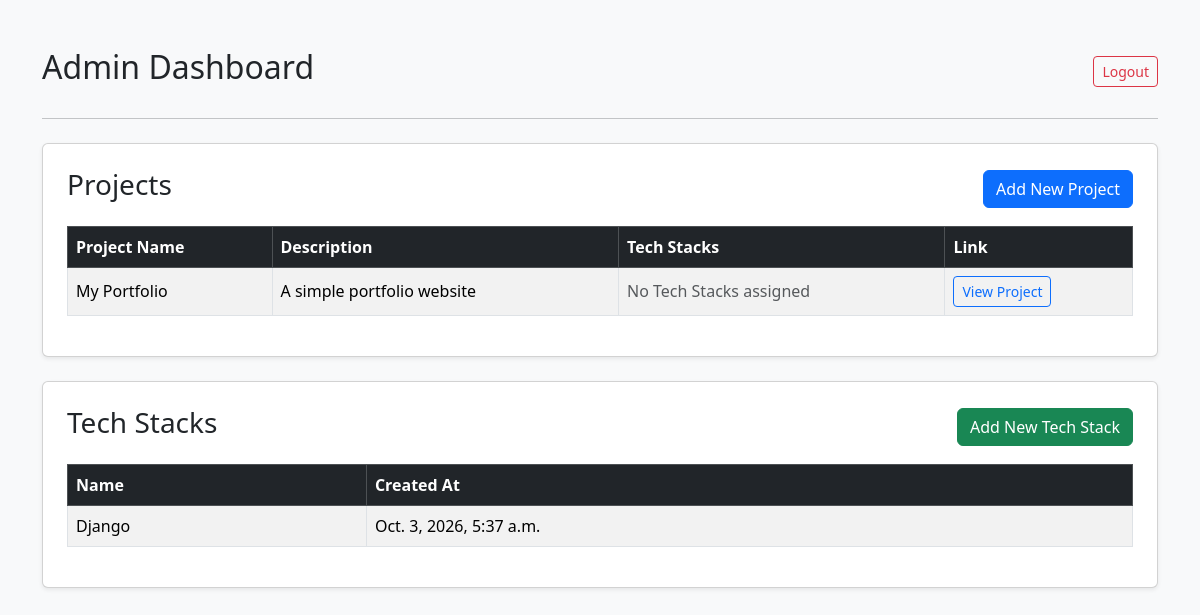
The page /dashboard/ (signed in) on the database its author committed.
### core/models.py (models this page shows, shortened)
class Project(models.Model):
    project_name = models.CharField(max_length=200)
    description = models.TextField()
    tech_stacks = models.ManyToManyField(TechStack)
    link = models.URLField(blank=True, null=True)

class TechStack(models.Model):
    name = models.CharField(max_length=100, unique=True)
    created_at = models.DateTimeField(auto_now_add=True)

### core/views.py (the view)
# urls.py: path('dashboard/', views.dashboard_view, name='dashboard'),
@user_passes_test(lambda u: u.is_superuser, login_url='admin_login')
def dashboard_view(request):
    projects = Project.objects.all()
    tech_stacks = TechStack.objects.all()
    return render(request, 'core/dashboard.html', {
        'projects': projects,
        'tech_stacks': tech_stacks,
    })

### core/templates/core/dashboard.html (shortened to what this page needs)
<!DOCTYPE html>
<html lang="en">
<head>
    <link href="https://cdn.jsdelivr.net/npm/bootstrap@5.3.3/dist/css/bootstrap.min.css" rel="stylesheet">
</head>
<body class="bg-light">
    <div class="container mt-5 mb-5">
        <div class="d-flex justify-content-between align-items-center mb-4">
            <h2>Admin Dashboard</h2>
            <a href="{% url 'admin_login' %}" class="btn btn-outline-danger btn-sm">Logout</a>
        </div>
        <hr class="mb-4">
        <div class="card shadow-sm p-4 mb-4">
            <div class="d-flex justify-content-between align-items-center mb-3">
                <h3>Projects</h3>
                <a href="{% url 'add_project' %}" class="btn btn-primary">Add New Project</a>
            </div>
            <div class="table-responsive">
                <table class="table table-striped table-bordered align-middle">
                    <thead class="table-dark">
                        <tr>
                            <th>Project Name</th>
                            <th>Description</th>
                            <th>Tech Stacks</th>
                            <th>Link</th>
                        </tr>
                    </thead>
                    <tbody>
                        {% for project in projects %}
                        <tr>
                            <td>{{ project.project_name }}</td>
                            <td>{{ project.description }}</td>
                            <td>
                                {% for tech in project.tech_stacks.all %}
                                    <span class="badge bg-secondary">{{ tech.name }}</span>
                                {% empty %}
                                    <span class="text-muted">No Tech Stacks assigned</span>
                                {% endfor %}
                            </td>
                            <td><a href="{{ project.link }}" target="_blank" class="btn btn-sm btn-outline-primary">View Project</a></td>
                        </tr>
                        {% empty %}
                        <tr>
                            <td colspan="4" class="text-center text-muted">No projects found.</td>
                        </tr>
                        {% endfor %}
                    </tbody>
                </table>
            </div>
        </div>
        <div class="card shadow-sm p-4">
            <div class="d-flex justify-content-between align-items-center mb-3">
                <h3>Tech Stacks</h3>
                <a href="{% url 'add_tech_stack' %}" class="btn btn-success">Add New Tech Stack</a>
            </div>
            <div class="table-responsive">
                <table class="table table-striped table-bordered align-middle">
                    <thead class="table-dark">
                        <tr>
                            <th>Name</th>
                            <th>Created At</th>
                        </tr>
                    </thead>
                    <tbody>
                        {% for tech in tech_stacks %}
                        <tr>
                            <td>{{ tech.name }}</td>
                            <td>{{ tech.created_at }}</td>
                        </tr>
                        {% empty %}
                        <tr>
                            <td colspan="2" class="text-center text-muted">No tech stacks found.</td>
                        </tr>
                        {% endfor %}
                    </tbody>
                </table>
            </div>
        </div>
    </div>
</body>
</html>

### rows shown on the page
Project: project_name "My Portfolio", description "A simple portfolio website"
TechStack: name "Django", created_at "Oct. 3, 2026, 5:37 a.m."
